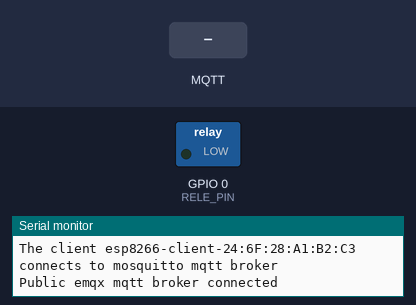
Recording of a sketch running on a simulated ESP8266 (NodeMCU). Shown: switched loads named in the sketch (green lamp = pin HIGH), the last lines printed to the serial monitor. Inputs (shaded band) come from the test bench. WiFi joins after 1.5 s; servers stay silent unless stated; no MQTT or app messages arrive unless stated.

Above: at 2.7 s.
2.8 s: MQTT message "OFF" arrives on the first subscribed topic
At 3.5 s:
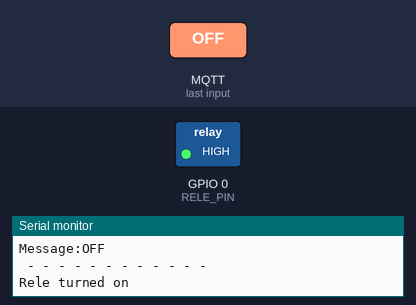
4.3 s: MQTT message "ON" arrives on the first subscribed topic
At 4.7 s:
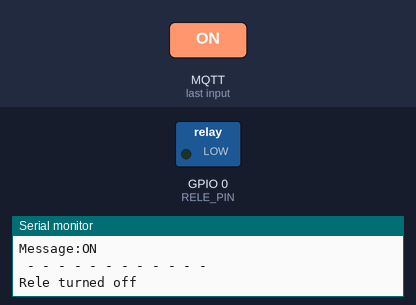
Timing chart, 0 to 7.3 s (numbered marks = the images above; inputs shaded):
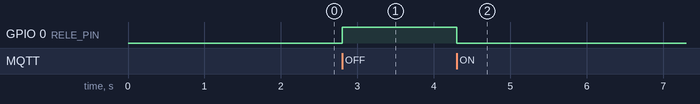

The sketch:

Rele_V1.0.ino
```cpp
#include <ESP8266WiFi.h>
#include <PubSubClient.h>

#define RELE_PIN 0

// WiFi
const char *ssid = "MIWIFI_sCXc_rt"; // Enter your WiFi name
const char *password = "dteQNyhF";  // Enter WiFi password

// MQTT Broker
const char *mqtt_broker = "192.168.1.187"; // Enter your WiFi or Ethernet IP
const char *topic = "home/room/R";
const int mqtt_port = 1883;
WiFiClient espClient;
PubSubClient client(espClient);


void callback(char *topic, byte *payload, unsigned int length) {
  Serial.print("Message arrived in topic: ");
  Serial.println(topic);
  Serial.print("Message:");

  String message;

  for (int i = 0; i < length; i++) {
    message.concat(((char) payload[i]));
  }

 Serial.println(message);
 Serial.println(" - - - - - - - - - - - -");

 if(message == "OFF"){
   Serial.println("Rele turned on");
   digitalWrite(RELE_PIN, HIGH);
 }
 else if(message == "ON"){
   Serial.println("Rele turned off");
   digitalWrite(RELE_PIN, LOW);
 }
}


void setup() {
  pinMode(RELE_PIN, OUTPUT);
  digitalWrite(RELE_PIN, LOW);

  // Set software serial baud to 115200;
  Serial.begin(115200);

  // connecting to a WiFi network
  WiFi.begin(ssid, password);
  while (WiFi.status() != WL_CONNECTED) {
    delay(500);
    Serial.println("Connecting to WiFi..");
  }

  Serial.println("Connected to the WiFi network");
  send_subscription(topic);
}


void loop() {
 client.loop();
}

void send_subscription(const char *topic){

  if(WiFi.status() != WL_CONNECTED){
    //WiFi.close();

    // connecting to a WiFi network
    WiFi.begin(ssid, password);
    while (WiFi.status() != WL_CONNECTED) {
      delay(500);
      Serial.println("Connecting to WiFi..");
    }

    Serial.println("Connected to the WiFi network");
  }
  //connecting to a mqtt broker
  client.setServer(mqtt_broker, mqtt_port);
  client.setCallback(callback);

  while (!client.connected()) {
    String client_id = "esp8266-client-";
    client_id += String(WiFi.macAddress());

    Serial.printf("The client %s connects to mosquitto mqtt broker\n", client_id.c_str());

    if (client.connect(client_id.c_str())) {
      Serial.println("Public emqx mqtt broker connected");
    }else {
      Serial.print("failed with state ");
      Serial.print(client.state());
      delay(2000);
    }
  }

  client.subscribe(topic);

  return;
}

void send_publish(const char *topic, char *message_pub){

  if(WiFi.status() != WL_CONNECTED){
    //WiFi.close();

    // connecting to a WiFi network
    WiFi.begin(ssid, password);
    while (WiFi.status() != WL_CONNECTED) {
      delay(500);
      Serial.println("Connecting to WiFi..");
    }

    Serial.println("Connected to the WiFi network");
  }
  //connecting to a mqtt broker
  client.setServer(mqtt_broker, mqtt_port);
  client.setCallback(callback);

  while (!client.connected()) {
    String client_id = "esp8266-client-";
    client_id += String(WiFi.macAddress());

    Serial.printf("The client %s connects to mosquitto mqtt broker\n", client_id.c_str());

    if (client.connect(client_id.c_str())) {
      Serial.println("Public emqx mqtt broker connected");
    }else {
      Serial.print("failed with state ");
      Serial.print(client.state());
      delay(2000);
    }
  }

  client.publish(topic, message_pub);
  client.disconnect();

  return;
}
```

Measured:
- after the input at 2.8 s, GPIO 0 (RELE_PIN): LOW → HIGH at once
- after the input at 4.3 s, GPIO 0 (RELE_PIN): HIGH → LOW at once
